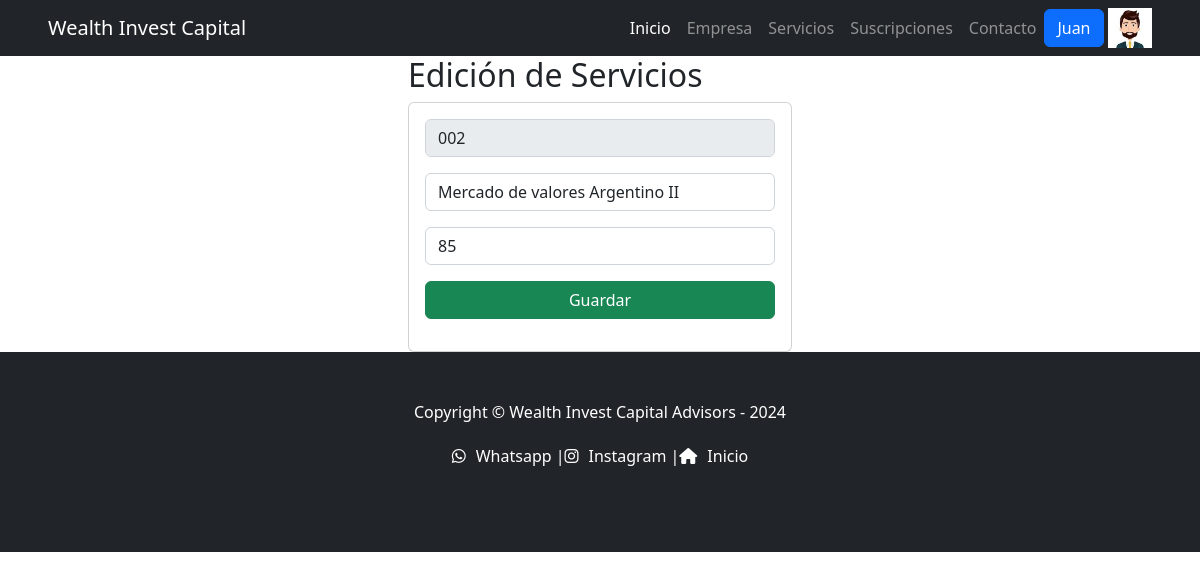
The app's page /vbc/edicionServicio/002 (signed in), older data.
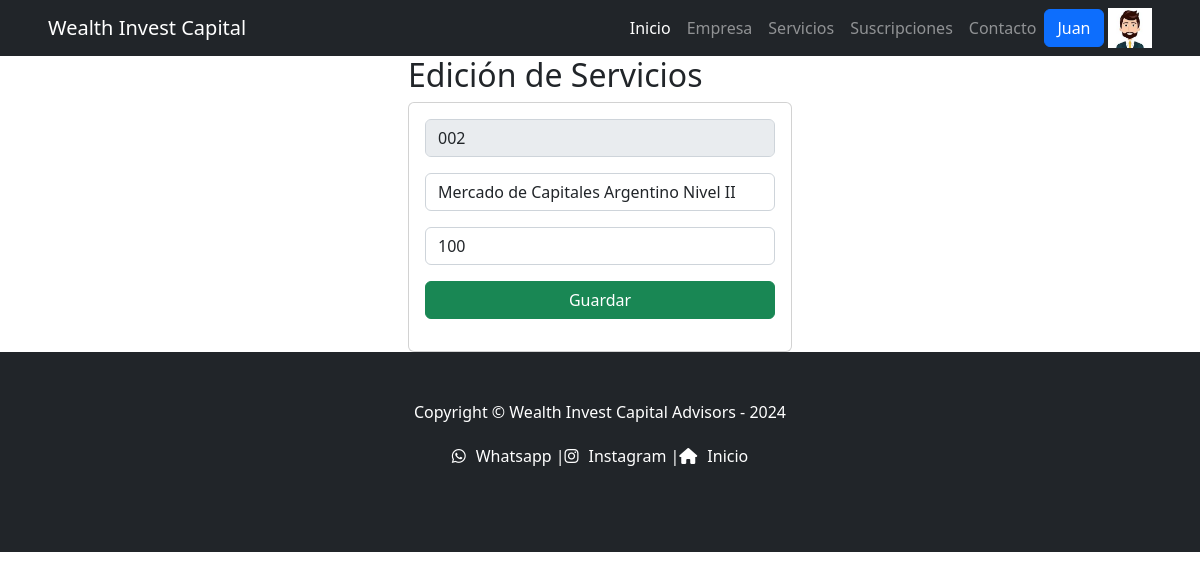
The same page, newer data.
### vbc/models.py (models this page shows)
class ServicioList(models.Model):
    id = models.CharField(primary_key=True, max_length=6)
    nombre = models.CharField(max_length=50)
    valoracion = models.PositiveSmallIntegerField()

### vbc/views.py (the view)
# urls.py: path('edicionServicio/<id>', views.edicionServicio, name='edicionServicio'),
def edicionServicio(request, id):
    servicio = ServicioList.objects.get(id=id)
    return render(request, "edicionServicio.html", {"servicio": servicio})

### vbc/templates/edicionServicio.html
{% extends "app/base.html" %}
{% load static %}
{% block main %}
<div class="row">
    <div class="col-md-4 offset-md-4">
        <h2>Edición de Servicios</h2>
        <div class="card">
            <div class="card-body">
                <form action="/editarServicio/" method="POST">{% csrf_token %}
                    <div class="form-group">
                        <input type="text" id="txtid" name="txtid" value="{{servicio.id}}" class="form-control" placeholder="id"
                            minlength="6" maxlength="6" readonly required>
                    </div>
                    <div class="form-group">
                        <input type="text" id="txtnombre" name="txtnombre" value="{{servicio.nombre}}" class="form-control" placeholder="nombre"
                            maxlength="50" required>
                    </div>
                    <div class="form-group">
                        <input type="text" id="numvaloracion" name="numvaloracion" value="{{servicio.valoracion}}" class="form-control" min="1" max="9"
                            value="1" required>
                    </div>
                    <div class="form-group">
                        <button type="submit" class="btn btn-success btn-block text-white">Guardar</button>
                    </div>
                </form>
            </div>
        </div>
    </div>
</div>
{% endblock main %}

Row changes from the older to the newer data that the page shows:
changed ServicioList id 002: txtnombre "Mercado de valores Argentino II" → "Mercado de Capitales Argentino Nivel II"; numvaloracion "85" → "100"
